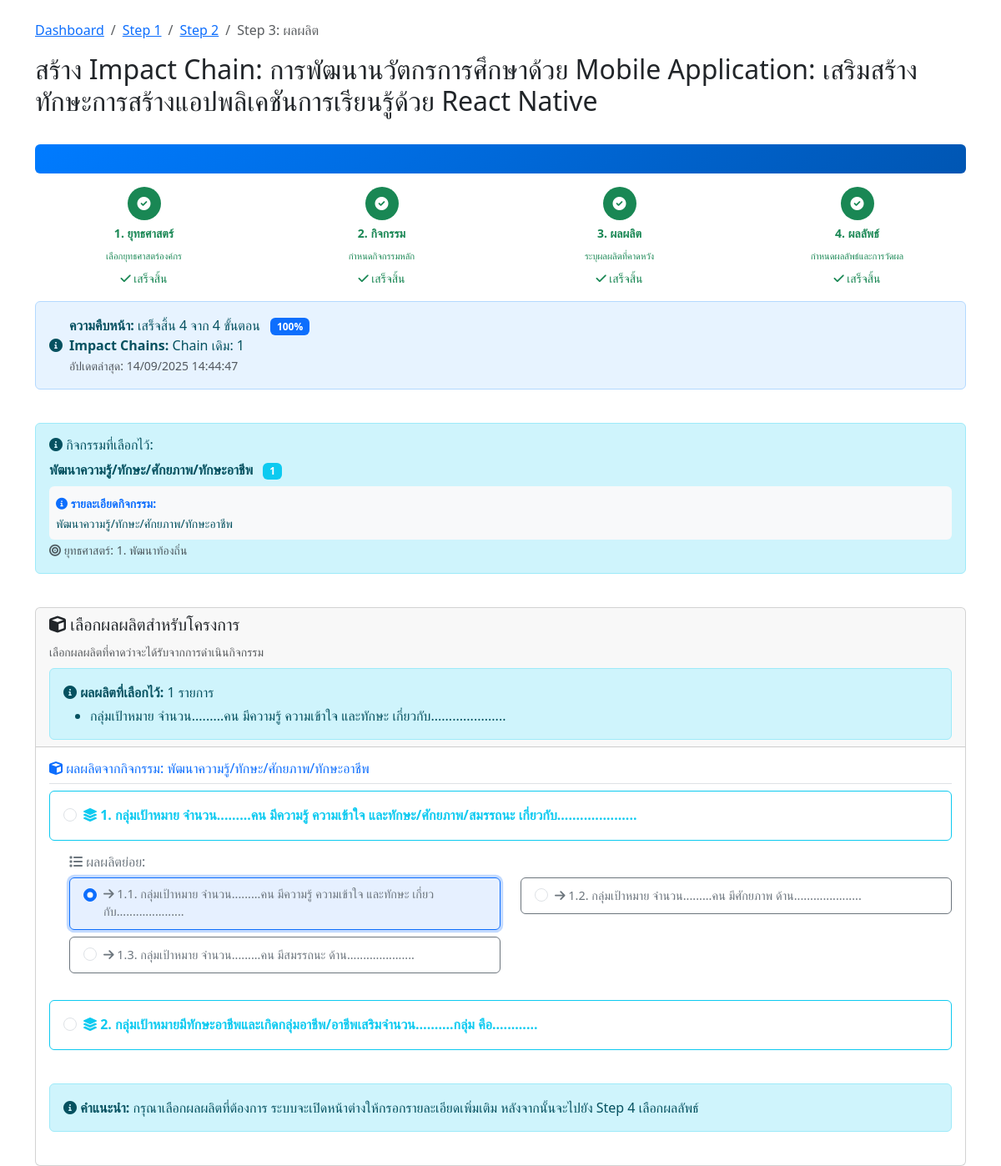
Screenshot of /impact-chain/step3-output.php?project_id=10 (signed in) with the database file from the repository.
### tables this page shows
CREATE TABLE `projects` (
  `id` int(11) NOT NULL,
  `project_code` varchar(50) NOT NULL COMMENT 'รหัสโครงการ',
  `name` varchar(500) NOT NULL COMMENT 'ชื่อโครงการ',
  `description` text DEFAULT NULL COMMENT 'รายละเอียดโครงการ',
  `area` text DEFAULT NULL,
  `activities` text DEFAULT NULL,
  `target_group` text DEFAULT NULL,
  `objective` text DEFAULT NULL COMMENT 'วัตถุประสงค์โครงการ',
  `start_date` date DEFAULT NULL COMMENT 'วันที่เริ่มโครงการ',
  `end_date` date DEFAULT NULL COMMENT 'วันที่สิ้นสุดโครงการ',
  `budget` decimal(15,2) DEFAULT NULL COMMENT 'งบประมาณ',
  `organization` varchar(300) DEFAULT NULL COMMENT 'หน่วยงาน/องค์กร',
  `project_manager` varchar(200) DEFAULT NULL COMMENT 'ผู้จัดการโครงการ',
  `status` enum('incompleted','completed') DEFAULT 'incompleted' COMMENT 'สถานะโครงการ',
  `created_by` varchar(100) DEFAULT NULL COMMENT 'ผู้สร้าง',
  `created_at` timestamp NOT NULL DEFAULT current_timestamp(),
  `updated_at` timestamp NOT NULL DEFAULT current_timestamp() ON UPDATE current_timestamp(),
  `impact_chain_status` longtext DEFAULT NULL CHECK (json_valid(`impact_chain_status`)),
  `total_impact_chains` int(11) DEFAULT 0 COMMENT 'จำนวน Impact Chain ทั้งหมด',
  `current_chain_id` int(11) DEFAULT NULL COMMENT 'Impact Chain ที่กำลังทำอยู่'
);

CREATE TABLE `project_activities` (
  `id` int(11) NOT NULL,
  `project_id` int(11) NOT NULL COMMENT 'รหัสโครงการ',
  `activity_id` int(11) NOT NULL COMMENT 'รหัสกิจกรรม',
  `chain_sequence` int(11) DEFAULT 1,
  `created_by` varchar(100) DEFAULT NULL COMMENT 'ผู้สร้าง',
  `created_at` timestamp NOT NULL DEFAULT current_timestamp(),
  `updated_at` timestamp NOT NULL DEFAULT current_timestamp() ON UPDATE current_timestamp(),
  `act_details` text DEFAULT NULL
);

CREATE TABLE `activities` (
  `activity_id` int(11) NOT NULL,
  `strategy_id` int(11) NOT NULL,
  `activity_code` varchar(20) NOT NULL,
  `activity_name` varchar(500) NOT NULL,
  `activity_description` text DEFAULT NULL
);

CREATE TABLE `strategies` (
  `strategy_id` int(11) NOT NULL,
  `strategy_code` varchar(50) NOT NULL,
  `strategy_name` varchar(255) NOT NULL,
  `description` text DEFAULT NULL,
  `created_at` timestamp NOT NULL DEFAULT current_timestamp()
);

CREATE TABLE `project_outputs` (
  `id` int(11) NOT NULL,
  `project_id` int(11) NOT NULL COMMENT 'รหัสโครงการ',
  `output_id` int(11) NOT NULL COMMENT 'รหัสผลผลิต',
  `chain_sequence` int(11) DEFAULT 1,
  `output_details` text NOT NULL COMMENT 'รายละเอียดเพิ่มเติมของผลผลิต',
  `created_by` varchar(100) DEFAULT NULL COMMENT 'ผู้สร้าง',
  `created_at` timestamp NOT NULL DEFAULT current_timestamp(),
  `updated_at` timestamp NOT NULL DEFAULT current_timestamp() ON UPDATE current_timestamp()
);

CREATE TABLE `outputs` (
  `output_id` int(11) NOT NULL,
  `activity_id` int(11) NOT NULL,
  `output_sequence` varchar(10) DEFAULT NULL,
  `output_description` text NOT NULL,
  `target_details` text DEFAULT NULL
);

### impact-chain/step3-output.php (the view, shortened to what the rows shown need)
<?php
require_once '../config.php';
$project_id = isset($_GET['project_id']) ? (int)$_GET['project_id'] : 0;
$chain_sequence = isset($_GET['chain_sequence']) ? (int)$_GET['chain_sequence'] : 1;
$user_id = $_SESSION['user_id'];
$check_query = "SELECT * FROM projects WHERE id = ? AND created_by = ?";
$check_stmt = mysqli_prepare($conn, $check_query);
mysqli_stmt_bind_param($check_stmt, 'ii', $project_id, $user_id);
mysqli_stmt_execute($check_stmt);
$project_result = mysqli_stmt_get_result($check_stmt);
$project = mysqli_fetch_assoc($project_result);
$selected_activity = null;
$activity_query = "SELECT pa.activity_id, pa.act_details, a.activity_name, a.activity_code, a.activity_description, s.strategy_id, s.strategy_name
                   FROM project_activities pa
                   JOIN activities a ON pa.activity_id = a.activity_id
                   JOIN strategies s ON a.strategy_id = s.strategy_id
                   WHERE pa.project_id = ? AND pa.chain_sequence = ?";
$activity_stmt = mysqli_prepare($conn, $activity_query);
mysqli_stmt_bind_param($activity_stmt, 'ii', $project_id, $chain_sequence);
mysqli_stmt_execute($activity_stmt);
$activity_result = mysqli_stmt_get_result($activity_stmt);
if (mysqli_num_rows($activity_result) > 0) {
    $selected_activity = mysqli_fetch_assoc($activity_result);
} else {
    error_log("step3-output.php: No activity found, chain_sequence=$chain_sequence");
    $_SESSION['error_message'] = "กรุณาเลือกกิจกรรมก่อน";
    header("location: step2-activity.php?project_id=" . $project_id);
    exit;
}
$activity_id = $selected_activity['activity_id'];
$outputs_query = "SELECT o.*, a.activity_name, s.strategy_name
                  FROM outputs o
                  JOIN activities a ON o.activity_id = a.activity_id
                  JOIN strategies s ON a.strategy_id = s.strategy_id
                  WHERE o.activity_id = ?
                  ORDER BY o.output_sequence ASC, o.output_id ASC";
$outputs_stmt = mysqli_prepare($conn, $outputs_query);
mysqli_stmt_bind_param($outputs_stmt, 's', $activity_id);
mysqli_stmt_execute($outputs_stmt);
$outputs_result = mysqli_stmt_get_result($outputs_stmt);
$outputs = mysqli_fetch_all($outputs_result, MYSQLI_ASSOC);
$selected_outputs = [];
$selected_output_ids = [];
$selected_output_query = "SELECT po.output_id, o.output_description
                         FROM project_outputs po
                         JOIN outputs o ON po.output_id = o.output_id
                         WHERE po.project_id = ? AND po.chain_sequence = ?";
$selected_output_stmt = mysqli_prepare($conn, $selected_output_query);
mysqli_stmt_bind_param($selected_output_stmt, 'ii', $project_id, $chain_sequence);
mysqli_stmt_execute($selected_output_stmt);
$selected_output_result = mysqli_stmt_get_result($selected_output_stmt);
while ($output = mysqli_fetch_assoc($selected_output_result)) {
    $selected_outputs[] = $output;
    $selected_output_ids[] = $output['output_id'];
}
$grouped_outputs = [];
foreach ($outputs as $output) {
    $sequence = $output['output_sequence'];
    if (strpos($sequence, '.') === false) {
        $grouped_outputs[$sequence]['main'] = $output;
    } else {
        $main_sequence = explode('.', $sequence)[0];
        $grouped_outputs[$main_sequence]['sub'][] = $output;
    }
}
ksort($grouped_outputs);
?>
<!DOCTYPE html>
<html lang="th">
<head>
    <link href="https://cdn.jsdelivr.net/npm/bootstrap@5.3.0/dist/css/bootstrap.min.css" rel="stylesheet">
    <link href="https://cdnjs.cloudflare.com/ajax/libs/font-awesome/6.0.0/css/all.min.css" rel="stylesheet">
</head>
<body>
    <div class="container mt-4">
        <div class="row mb-4">
            <div class="col-12">
                <nav aria-label="breadcrumb">
                    <ol class="breadcrumb">
                    </ol>
                </nav>
                <?php if ($chain_sequence > 1): ?>
                    <h2><i class="fas fa-plus text-success"></i> เพิ่ม Impact Chain ใหม่ (ลำดับที่ <?php echo $chain_sequence; ?>): <?php echo htmlspecialchars($project['name']); ?></h2>
                    <div class="alert alert-success">
                        <i class="fas fa-info-circle"></i> <strong>Impact Chain ลำดับที่ <?php echo $chain_sequence; ?></strong> - เลือกผลผลิตสำหรับ Impact Chain ใหม่นี้
                    </div>
                <?php else: ?>
                    <h2>สร้าง Impact Chain: <?php echo htmlspecialchars($project['name']); ?></h2>
                <?php endif; ?>
            </div>
        </div>
        <div class="row mb-4">
            <div class="col-12">
                <div class="alert alert-info">
                    <div class="mb-0">
                        <strong><?php echo htmlspecialchars($selected_activity['activity_name']); ?></strong>
                        <span class="badge bg-info ms-2"><?php echo htmlspecialchars($selected_activity['activity_code']); ?></span>
                        <br>
                        <?php if (!empty($selected_activity['act_details'])): ?>
                        <div class="mt-2 p-2 bg-light rounded">
                            <small class="text-primary"><i class="fas fa-info-circle"></i> <strong>รายละเอียดกิจกรรม:</strong></small><br>
                            <small><?php echo nl2br(htmlspecialchars($selected_activity['act_details'])); ?></small>
                        </div>
                        <?php endif; ?>
                        <small class="text-muted">
                            <i class="fas fa-bullseye"></i> ยุทธศาสตร์: <?php echo $selected_activity['strategy_id']; ?>. <?php echo htmlspecialchars($selected_activity['strategy_name']); ?>
                        </small>
                    </div>
                </div>
            </div>
        </div>
        <div class="row">
            <div class="col-12">
                <div class="card">
                    <div class="card-header">
                        <?php if (!empty($selected_outputs)): ?>
                            <div class="mt-2">
                                <div class="alert alert-info mb-0">
                                    <ul class="mb-0 mt-1">
                                        <?php foreach ($selected_outputs as $output): ?>
                                            <li><?php echo htmlspecialchars($output['output_description']); ?></li>
                                        <?php endforeach; ?>
                                    </ul>
                                </div>
                            </div>
                        <?php endif; ?>
                    </div>
                    <div class="card-body">
                        <?php if (empty($outputs)): ?>
                            <div class="alert alert-warning">
                                <i class="fas fa-exclamation-triangle"></i> ไม่พบข้อมูลผลผลิตที่เกี่ยวข้องกับกิจกรรมที่เลือก
                            </div>
                            <div class="d-flex justify-content-between">
                                <button type="button" class="btn btn-outline-secondary btn-sm" onclick="goBack()">
                                    <i class="fas fa-arrow-left"></i> ย้อนกลับไปเลือกกิจกรรม
                                </button>
                                <button type="button" class="btn btn-success btn-sm" onclick="goToImpactPathway()">
                                    <i class="fas fa-check-circle"></i> เสร็จสิ้นและไป Impact Pathway
                                </button>
                            </div>
                        <?php else: ?>
                            <div class="mb-4">
                                <h6 class="text-primary border-bottom pb-2">
                                    <i class="fas fa-cube"></i> ผลผลิตจากกิจกรรม: <?php echo htmlspecialchars($selected_activity['activity_name']); ?>
                                </h6>
                                <?php
                                foreach ($grouped_outputs as $main_sequence => $group):
                                ?>
                                    <?php if (isset($group['main'])): ?>
                                        <div class="mb-4">
                                            <div class="row">
                                                <div class="col-12 mb-3">
                                                    <div class="card border-info output-card <?php echo in_array($group['main']['output_id'], $selected_output_ids) ? 'border-primary selected' : ''; ?>">
                                                        <div class="card-body">
                                                            <div class="form-check">
                                                                <input class="form-check-input" type="radio"
                                                                    name="selected_output" value="<?php echo $group['main']['output_id']; ?>"
                                                                    id="output_<?php echo $group['main']['output_id']; ?>"
                                                                    data-output-description="<?php echo htmlspecialchars($group['main']['output_description']); ?>"
                                                                    <?php echo in_array($group['main']['output_id'], $selected_output_ids) ? 'checked' : ''; ?>>
                                                                <label class="form-check-label fw-bold text-info" for="output_<?php echo $group['main']['output_id']; ?>">
                                                                    <i class="fas fa-layer-group"></i> <?php echo $group['main']['output_sequence']; ?>. <?php echo htmlspecialchars($group['main']['output_description']); ?>
                                                                </label>
                                                            </div>
                                                        </div>
                                                    </div>
                                                </div>
                                            </div>
                                            <?php if (isset($group['sub']) && !empty($group['sub'])): ?>
                                                <div class="ms-4">
                                                    <h6 class="text-secondary mb-2">
                                                        <i class="fas fa-list"></i> ผลผลิตย่อย:
                                                    </h6>
                                                    <div class="row">
                                                        <?php foreach ($group['sub'] as $sub_output): ?>
                                                            <div class="col-md-6 mb-2">
                                                                <div class="card border-secondary output-card <?php echo in_array($sub_output['output_id'], $selected_output_ids) ? 'border-primary selected' : ''; ?>">
                                                                    <div class="card-body py-2">
                                                                        <div class="form-check">
                                                                            <input class="form-check-input" type="radio"
                                                                                name="selected_output" value="<?php echo $sub_output['output_id']; ?>"
                                                                                id="output_<?php echo $sub_output['output_id']; ?>"
                                                                                data-output-description="<?php echo htmlspecialchars($sub_output['output_description']); ?>"
                                                                                <?php echo in_array($sub_output['output_id'], $selected_output_ids) ? 'checked' : ''; ?>>
                                                                            <label class="form-check-label text-secondary" for="output_<?php echo $sub_output['output_id']; ?>" style="font-size: 0.9rem;">
                                                                                <i class="fas fa-arrow-right"></i> <?php echo $sub_output['output_sequence']; ?>. <?php echo htmlspecialchars($sub_output['output_description']); ?>
                                                                            </label>
                                                                        </div>
                                                                    </div>
                                                                </div>
                                                            </div>
                                                        <?php endforeach; ?>
                                                    </div>
                                                </div>
                                            <?php endif; ?>
                                        </div>
                                    <?php endif; ?>
                                <?php endforeach; ?>
                                <div class="alert alert-info mt-4">
                                    <i class="fas fa-info-circle"></i>
                                    <strong>คำแนะนำ:</strong> กรุณาเลือกผลผลิตที่ต้องการ ระบบจะเปิดหน้าต่างให้กรอกรายละเอียดเพิ่มเติม หลังจากนั้นจะไปยัง Step 4 เลือกผลลัพธ์
                                </div>
                            </div>
                        <?php endif; ?>
                    </div>
                </div>
            </div>
        </div>
    </div>
</body>
</html>

### rows the page displays
projects: name "การพัฒนานวัตกรการศึกษาด้วย Mobile Application: เสริมสร้างทักษะการสร้างแอปพลิเคชันการเรียนรู้ด้วย React Native"
project_activities: activity.activity_name "พัฒนาความรู้/ทักษะ/ศักยภาพ/ทักษะอาชีพ", activity.activity_code "1", act_details "พัฒนาความรู้/ทักษะ/ศักยภาพ/ทักษะอาชีพ", strategies.strategy_id "1", strategies.strategy_name "พัฒนาท้องถิ่น"
project_outputs: output.output_description "กลุ่มเป้าหมาย จำนวน.........คน มีความรู้ ความเข้าใจ และทักษะ เกี่ยวกับ....................."
outputs: output_id "☐ 1. กลุ่มเป้าหมาย จำนวน........", output_sequence "1", output_description "กลุ่มเป้าหมาย จำนวน.........คน มีความรู้ ความเข้าใจ และทักษะ/ศักยภาพ/สมรรถนะ เกี่ยวกับ....................."
outputs: output_id "☑ 1.1. กลุ่มเป้าหมาย จำนวน......", output_sequence "1.1", output_description "กลุ่มเป้าหมาย จำนวน.........คน มีความรู้ ความเข้าใจ และทักษะ เกี่ยวกับ....................."
outputs: output_id "☐ 1.2. กลุ่มเป้าหมาย จำนวน......", output_sequence "1.2", output_description "กลุ่มเป้าหมาย จำนวน.........คน มีศักยภาพ ด้าน....................."
outputs: output_id "☐ 1.3. กลุ่มเป้าหมาย จำนวน......", output_sequence "1.3", output_description "กลุ่มเป้าหมาย จำนวน.........คน มีสมรรถนะ ด้าน....................."
outputs: output_id "☐ 2. กลุ่มเป้าหมายมีทักษะอาชีพแล", output_sequence "2", output_description "กลุ่มเป้าหมายมีทักษะอาชีพและเกิดกลุ่มอาชีพ/อาชีพเสริมจำนวน……....กลุ่ม คือ............"

### other values shown
$steps[$i]['name'] "ยุทธศาสตร์"
$steps[$i]['description'] "เลือกยุทธศาสตร์องค์กร"
$steps[$i]['name'] "กิจกรรม"
$steps[$i]['description'] "กำหนดกิจกรรมหลัก"
$steps[$i]['name'] "ผลผลิต"
$steps[$i]['description'] "ระบุผลผลิตที่คาดหวัง"
$steps[$i]['name'] "ผลลัพธ์"
$steps[$i]['description'] "กำหนดผลลัพธ์และการวัดผล"
$completed_count "4"
$progress_percentage "100"
date('d/m/Y H:i:s', strtotime($status['last_updated'])) "14/09/2025 14:44:47"
count($selected_outputs) "1"
